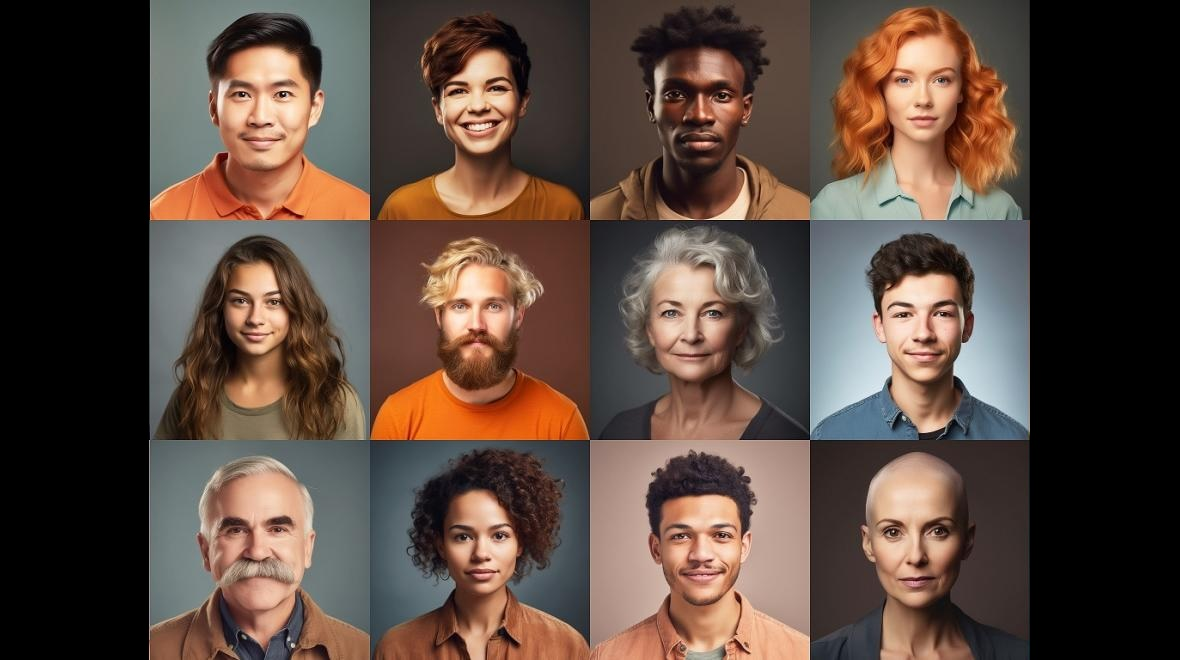
#> input picture backend/detection_data/faces.jpg, 1180 x 660 px
$ python -i utils.py   (imports and definitions only)
#> lines starting #> are read from the running program, lines starting #| are printed output that depends on the picture
import numpy as np
import os
import joblib
import cv2
from sklearn.metrics import accuracy_score
from sklearn.svm import SVC
import matplotlib.pyplot as plt

# [21 lines not run here, left out]


# [15 lines left out: functions detect_faces, apply_face_detection, not called in this run]


def project_on_eigenfaces(data, eigenfaces):
    weights = np.dot(data.T, eigenfaces)
    return weights


# [40 lines left out: functions recognize_face, verify_recognition, not called in this run]

>>> import cv2
>>> picture = cv2.imread('../detection_data/faces.jpg', cv2.IMREAD_GRAYSCALE)
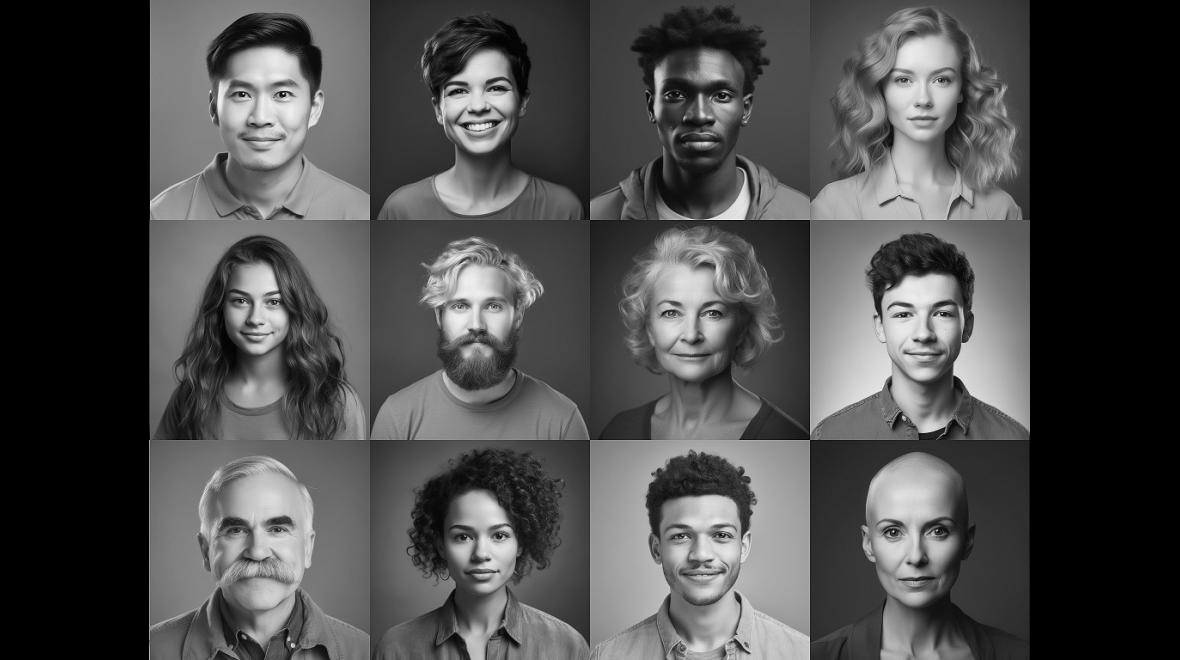
#> picture: shape (660, 1180); min 0, max 254, mean 75.9
#> (the run stopped early here; a loop or call above may not have finished)
